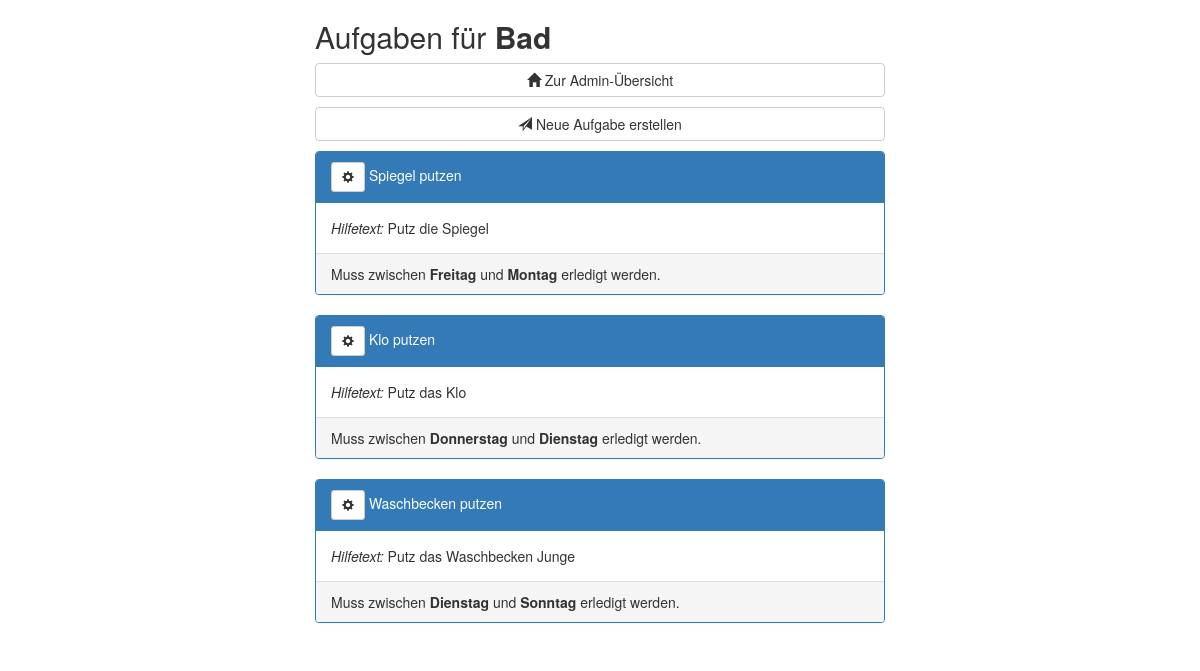
Before: /schedule/1/tasks/ (signed in) with the older database file.
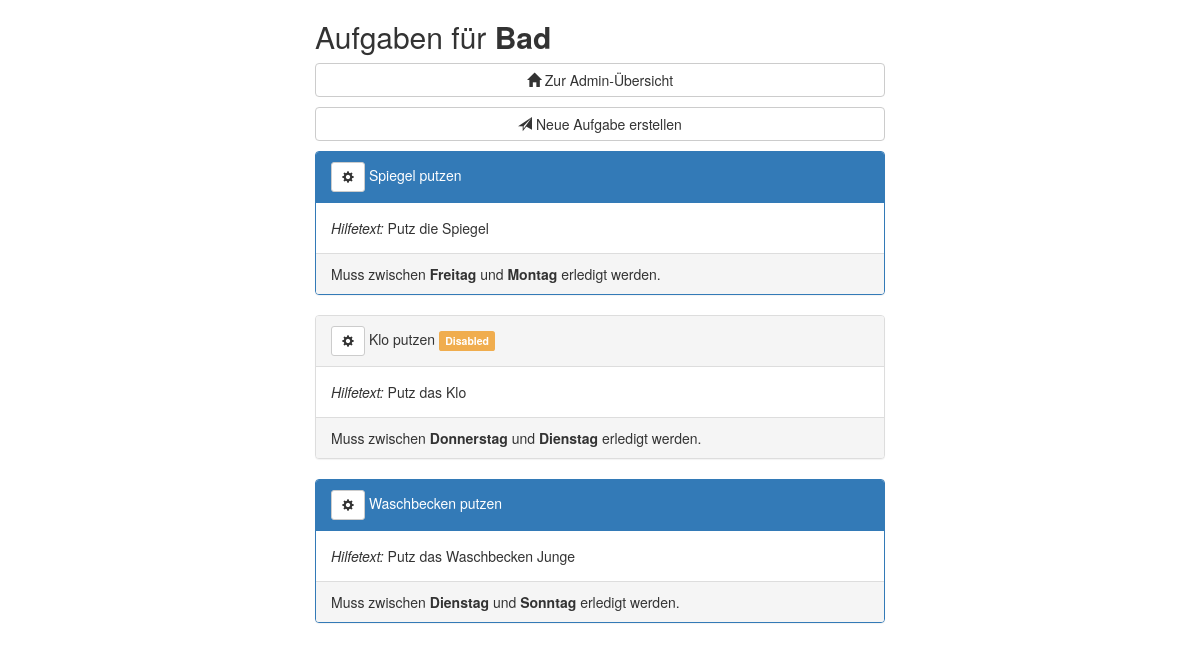
After: the same page with the newer database file.
### webinterface/models.py (models this page shows, shortened)
class TaskTemplate(models.Model):
    task_name = models.CharField(max_length=20)
    task_help_text = models.CharField(max_length=200, default="", null=True)
    start_days_before = models.IntegerField(choices=[(0, ''), (1, ''), (2, ''), (3, ''), (4, ''), (5, ''), (6, '')])
    end_days_after = models.IntegerField(choices=[(0, ''), (1, ''), (2, ''), (3, ''), (4, ''), (5, ''), (6, '')])
    schedule = models.ForeignKey(Schedule, on_delete=models.CASCADE, editable=False)
    task_disabled = models.BooleanField(default=False)
    objects = TaskTemplateQuerySet.as_manager()
    def __init__(self, *args, **kwargs):
        super(TaskTemplate, self).__init__(*args, **kwargs)
        self.previous_disabled = self.task_disabled
    def start_day_to_weekday(self):
        return Schedule.WEEKDAYS[(self.schedule.weekday-self.start_days_before) % 7][1]
    def end_day_to_weekday(self):
        return Schedule.WEEKDAYS[(self.schedule.weekday+self.end_days_after) % 7][1]

class Schedule(models.Model):
    class Meta:
        ordering = ('cleaners_per_date',)
    name = models.CharField(max_length=20, unique=True)
    slug = models.CharField(max_length=20, unique=True)
    CLEANERS_PER_DATE_CHOICES = ((1, 'Einen'), (2, 'Zwei'))
    cleaners_per_date = models.IntegerField(default=1, choices=CLEANERS_PER_DATE_CHOICES)
    WEEKDAYS = ((0, 'Montag'), (1, 'Dienstag'), (2, 'Mittwoch'), (3, 'Donnerstag'),
                (4, 'Freitag'), (5, 'Samstag'), (6, 'Sonntag'))
    weekday = models.IntegerField(default=6, choices=WEEKDAYS)
    FREQUENCY_CHOICES = ((1, 'Jede Woche'), (2, 'Gerade Wochen'), (3, 'Ungerade Wochen'))
    frequency = models.IntegerField(default=1, choices=FREQUENCY_CHOICES)
    disabled = models.BooleanField(default=False)
    objects = ScheduleQuerySet.as_manager()
    def __str__(self) -> str:
        return self.name
    def __init__(self, *args, **kwargs):
        super(Schedule, self).__init__(*args, **kwargs)
        self.previous_cleaners_per_date = self.cleaners_per_date
        self.previous_frequency = self.frequency
    """
    Creates assignments cover a timespan and has several more options.

    Week numbers must be epoch week numbers as returned by date_to_epoch_week().
    @param start_week: First week number on which a new Assignment will be created.
    @param end_week: Last week number on which a new Assignment will be created
    @param mode Sets the mode of creation:
    - 1(default): Delete existing Assignments and CleaningDays and regenerate them throughout time frame
    - 2: Keep existing Assignments and only create new ones where there are none already
    - 3: Only reassign Assignments on existing CleaningDays, don't generate new CleaningDays
    """

### webinterface/views.py (the view)
# urls.py: path('schedule/<int:pk>/tasks/', staff_member_required(ScheduleTaskList.as_view()),
class ScheduleTaskList(ListView):
    template_name = "webinterface/schedule_task_list.html"
    model = Task
    def __init__(self, *args, **kwargs):
        self.schedule = None
        super().__init__(*args, **kwargs)
    def get(self, request, *args, **kwargs):
        if 'pk' in kwargs:
            try:
                self.schedule = Schedule.objects.get(pk=kwargs['pk'])
                self.queryset = self.schedule.tasktemplate_set
            except Schedule.DoesNotExist:
                return Http404('Putzplan existiert nicht!')
        return super().get(request, *args, **kwargs)
    def render_to_response(self, context, **response_kwargs):
        context['schedule'] = self.schedule
        return super().render_to_response(context, **response_kwargs)

### webinterface/templates/webinterface/schedule_task_list.html (shortened to what this page needs)
{% extends "webinterface/mobile_first_body.html" %}
{% load crispy_forms_tags %}
{% load tz %}
{% block main %}
    <h2>Aufgaben für <b>{{ schedule }}</b></h2>
    <p><a class="btn btn-default btn-block" role="button" href="{% url 'webinterface:config' %}">
        <span class="glyphicon glyphicon-home"></span> Zur Admin-Übersicht
    </a></p>
    <p><a class="btn btn-default btn-block" role="button" href="{% url 'webinterface:schedule-task-new' schedule.pk %}">
        <span class="glyphicon glyphicon-send"></span> Neue Aufgabe erstellen
    </a></p>
    {% for task in object_list.all %}
        {% if task.task_disabled %}
            <div class="panel panel-default">
        {% else %}
            <div class="panel panel-primary">
        {% endif %}
            <div class="panel-heading">
                <a class="btn btn-default btn-sm" role="button" href="{% url 'webinterface:task-edit' task.pk %}">
                        <span class="glyphicon glyphicon-cog"></span>
                </a>
                {{ task.task_name }} {% if task.task_disabled %}<span class="label label-warning">Disabled</span>{% endif %}
            </div>
            <div class="panel-body">
                <i>Hilfetext: </i>{{ task.task_help_text }}
            </div>
            <div class="panel-footer">
                Muss zwischen <b>{{ task.start_day_to_weekday }}</b> und
                    <b>{{ task.end_day_to_weekday }}</b> erledigt werden.
            </div>
        </div>
    {% empty %}
        <h3>Es sind keine Aufgaben definiert.</h3>
    {% endfor %}
{% endblock %}

Changed rows visible on the page:
changed TaskTemplate "Klo putzen": now shows "Disabled"
